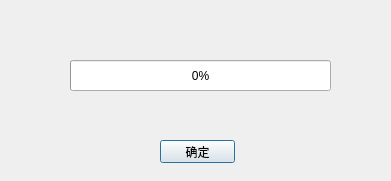
<?xml version="1.0" encoding="UTF-8"?>
<ui version="4.0">
 <class>Dia_PBar</class>
 <widget class="QDialog" name="Dia_PBar">
  <property name="geometry">
   <rect>
    <x>0</x>
    <y>0</y>
    <width>391</width>
    <height>181</height>
   </rect>
  </property>
  <property name="windowTitle">
   <string>Dialog</string>
  </property>
  <widget class="QProgressBar" name="progressBar">
   <property name="geometry">
    <rect>
     <x>70</x>
     <y>60</y>
     <width>261</width>
     <height>31</height>
    </rect>
   </property>
   <property name="value">
    <number>0</number>
   </property>
   <property name="alignment">
    <set>Qt::AlignCenter</set>
   </property>
  </widget>
  <widget class="QLabel" name="label">
   <property name="geometry">
    <rect>
     <x>120</x>
     <y>100</y>
     <width>181</width>
     <height>31</height>
    </rect>
   </property>
   <property name="text">
    <string/>
   </property>
  </widget>
  <widget class="QPushButton" name="pushButton">
   <property name="geometry">
    <rect>
     <x>160</x>
     <y>140</y>
     <width>75</width>
     <height>23</height>
    </rect>
   </property>
   <property name="text">
    <string>确定</string>
   </property>
  </widget>
 </widget>
 <resources/>
 <connections/>
</ui>
